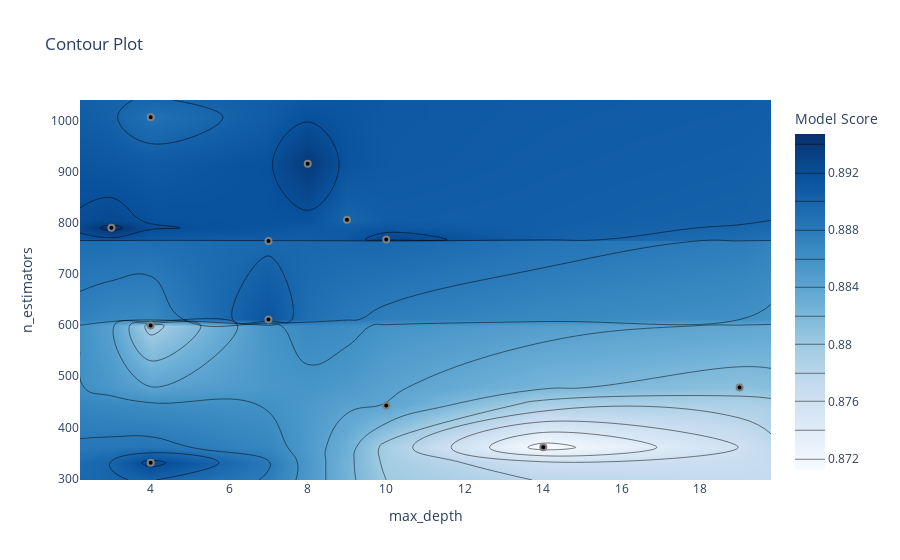

The notebook cell saved with this chart:
### Code cell
plot_contour(study, params=["max_depth", "n_estimators"], target_name="Model Score")

### Figure 1 — Plotly figure (JSON) as saved in the notebook; plotly's stock layout.template omitted (floating-point values rounded to 4 significant figures; data arrays with more than 128 entries replaced by an {"elided": "..."} marker saying what was removed)
{"data": [{"colorbar": {"title": {"text": "Model Score"}}, "colorscale": [[0, "rgb(247,251,255)"], [0.125, "rgb(222,235,247)"], [0.25, "rgb(198,219,239)"], [0.375, "rgb(158,202,225)"], [0.5, "rgb(107,174,214)"], [0.625, "rgb(66,146,198)"], [0.75, "rgb(33,113,181)"], [0.875, "rgb(8,81,156)"], [1, "rgb(8,48,107)"]], "connectgaps": true, "contours": {"coloring": "heatmap"}, "hoverinfo": "none", "line": {"smoothing": 1.3}, "reversescale": false, "type": "contour", "x": [2.2, 3, 4, 7, 8, 9, 10, 14, 19, 19.8], "y": [297.2, 331, 361, 443, 478, 599, 611, 764, 767, 790, 806, 915, 1006, 1040.0], "z": {"elided": "14x10 float values"}}, {"marker": {"color": "black", "line": {"color": "Gray", "width": 2}}, "mode": "markers", "name": "Feasible Trial", "showlegend": false, "type": "scatter", "x": [4, 14, 19, 10, 4, 9, 3, 8, 7, 7, 10, 4], "y": [599, 361, 478, 443, 331, 806, 790, 915, 611, 764, 767, 1006]}, {"marker": {"color": "#cccccc", "line": {"color": "Gray", "width": 2}}, "mode": "markers", "name": "Infeasible Trial", "showlegend": false, "type": "scatter", "x": [], "y": []}], "layout": {"title": {"text": "Contour Plot"}, "xaxis": {"range": [2.2, 19.8], "title": {"text": "max_depth"}}, "yaxis": {"range": [297.2, 1040.0], "title": {"text": "n_estimators"}}}}
